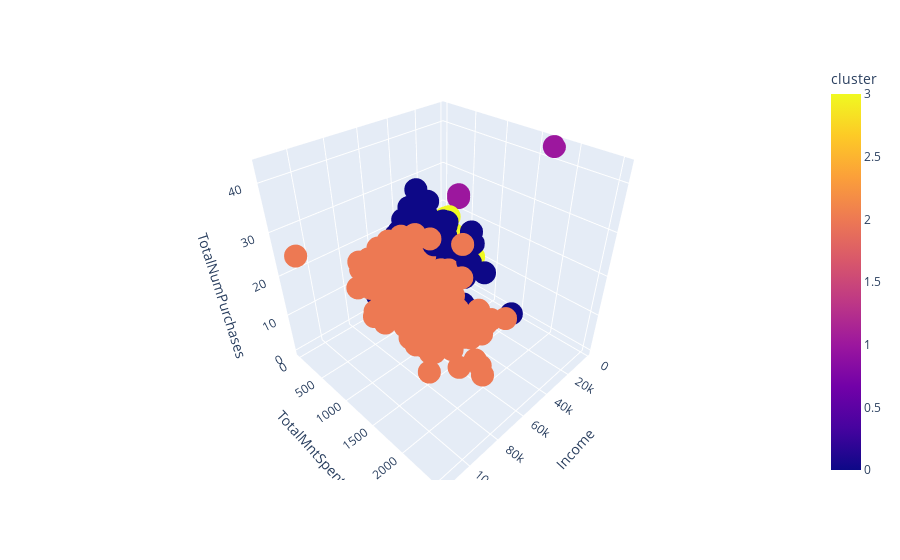

Notebook code cell kept with this figure:
### Code cell
fig = px.scatter_3d(eda_df, x = 'Income', y = 'TotalMntSpent', z = 'TotalNumPurchases', color = 'cluster')
fig.show()

### Figure 1 — Plotly figure (JSON) as saved in the notebook; plotly's stock layout.template omitted (floating-point values rounded to 4 significant figures; data arrays with more than 128 entries replaced by an {"elided": "..."} marker saying what was removed)
{"data": [{"hovertemplate": "Income=%{x}<br>TotalMntSpent=%{y}<br>TotalNumPurchases=%{z}<br>cluster=%{marker.color}<extra></extra>", "legendgroup": "", "marker": {"color": {"elided": "2205 int values"}, "coloraxis": "coloraxis", "symbol": "circle"}, "mode": "markers", "name": "", "scene": "scene", "showlegend": false, "type": "scatter3d", "x": {"elided": "2205 int values"}, "y": {"elided": "2205 int values"}, "z": {"elided": "2205 int values"}}], "layout": {"coloraxis": {"colorbar": {"title": {"text": "cluster"}}, "colorscale": [[0, "#0d0887"], [0.1111, "#46039f"], [0.2222, "#7201a8"], [0.3333, "#9c179e"], [0.4444, "#bd3786"], [0.5556, "#d8576b"], [0.6667, "#ed7953"], [0.7778, "#fb9f3a"], [0.8889, "#fdca26"], [1, "#f0f921"]]}, "legend": {"tracegroupgap": 0}, "margin": {"t": 60}, "scene": {"domain": {"x": [0, 1], "y": [0, 1]}, "xaxis": {"title": {"text": "Income"}}, "yaxis": {"title": {"text": "TotalMntSpent"}}, "zaxis": {"title": {"text": "TotalNumPurchases"}}}}}
